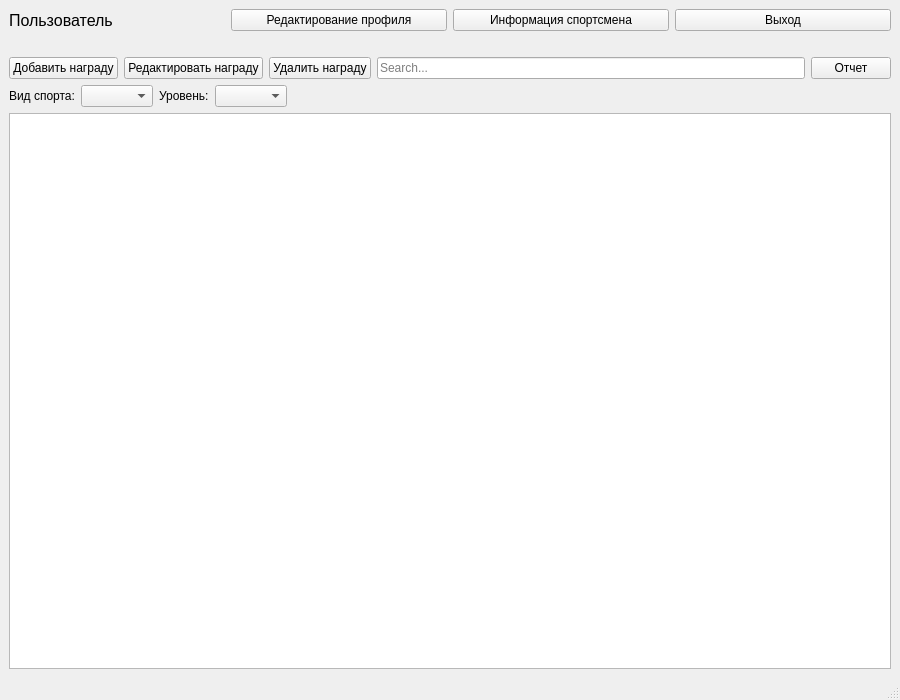
<?xml version="1.0" encoding="UTF-8"?>
<ui version="4.0">
 <class>MainWindow</class>
 <widget class="QMainWindow" name="MainWindow">
  <property name="geometry">
   <rect>
    <x>0</x>
    <y>0</y>
    <width>900</width>
    <height>700</height>
   </rect>
  </property>
  <property name="windowTitle">
   <string>Athlete Awards Tracker</string>
  </property>
  <widget class="QWidget" name="centralwidget">
   <layout class="QVBoxLayout" name="verticalLayout_2">
    <item>
     <layout class="QHBoxLayout" name="horizontalLayout">
      <item>
       <widget class="QLabel" name="userNameLabel">
        <property name="font">
         <font>
          <pointsize>12</pointsize>
         </font>
        </property>
        <property name="text">
         <string>Пользователь</string>
        </property>
       </widget>
      </item>
      <item>
       <widget class="QPushButton" name="editProfileButton">
        <property name="text">
         <string>Редактирование профиля</string>
        </property>
       </widget>
      </item>
      <item>
       <widget class="QPushButton" name="infoButton">
        <property name="text">
         <string>Информация спортсмена</string>
        </property>
       </widget>
      </item>
      <item>
       <widget class="QPushButton" name="logoutButton">
        <property name="text">
         <string>Выход</string>
        </property>
       </widget>
      </item>
     </layout>
    </item>
    <item>
     <spacer name="horizontalSpacer">
      <property name="orientation">
       <enum>Qt::Orientation::Horizontal</enum>
      </property>
      <property name="sizeHint" stdset="0">
       <size>
        <width>40</width>
        <height>20</height>
       </size>
      </property>
     </spacer>
    </item>
    <item>
     <layout class="QHBoxLayout" name="horizontalLayout_2">
      <item>
       <widget class="QPushButton" name="addAwardButton">
        <property name="text">
         <string>Добавить награду</string>
        </property>
       </widget>
      </item>
      <item>
       <widget class="QPushButton" name="editAwardButton">
        <property name="text">
         <string>Редактировать награду</string>
        </property>
       </widget>
      </item>
      <item>
       <widget class="QPushButton" name="deleteAwardButton">
        <property name="text">
         <string>Удалить награду</string>
        </property>
       </widget>
      </item>
      <item>
       <widget class="QLineEdit" name="searchLineEdit">
        <property name="placeholderText">
         <string>Search...</string>
        </property>
       </widget>
      </item>
      <item>
       <widget class="QPushButton" name="reportButton">
        <property name="text">
         <string>Отчет</string>
        </property>
       </widget>
      </item>
     </layout>
    </item>
    <item>
     <layout class="QHBoxLayout" name="horizontalLayout_3">
      <item>
       <widget class="QLabel" name="label">
        <property name="text">
         <string>Вид спорта:</string>
        </property>
       </widget>
      </item>
      <item>
       <widget class="QComboBox" name="sportFilterComboBox">
        <property name="enabled">
         <bool>true</bool>
        </property>
       </widget>
      </item>
      <item>
       <widget class="QLabel" name="label_2">
        <property name="text">
         <string>Уровень:</string>
        </property>
       </widget>
      </item>
      <item>
       <widget class="QComboBox" name="levelFilterComboBox"/>
      </item>
      <item>
       <spacer name="horizontalSpacer_3">
        <property name="orientation">
         <enum>Qt::Orientation::Horizontal</enum>
        </property>
        <property name="sizeHint" stdset="0">
         <size>
          <width>40</width>
          <height>20</height>
         </size>
        </property>
       </spacer>
      </item>
     </layout>
    </item>
    <item>
     <widget class="QTableView" name="awardsTableView"/>
    </item>
   </layout>
  </widget>
  <widget class="QMenuBar" name="menubar">
   <property name="geometry">
    <rect>
     <x>0</x>
     <y>0</y>
     <width>900</width>
     <height>21</height>
    </rect>
   </property>
  </widget>
  <widget class="QStatusBar" name="statusbar"/>
 </widget>
 <resources/>
 <connections/>
</ui>
